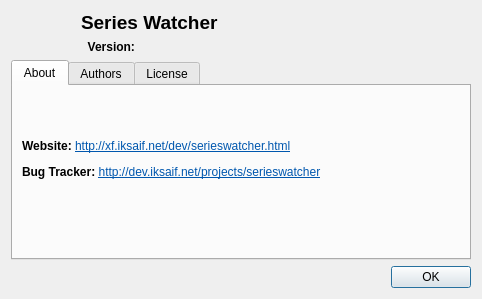
<?xml version="1.0" encoding="UTF-8"?>
<ui version="4.0">
 <class>AboutDialog</class>
 <widget class="QDialog" name="AboutDialog">
  <property name="geometry">
   <rect>
    <x>0</x>
    <y>0</y>
    <width>482</width>
    <height>299</height>
   </rect>
  </property>
  <property name="windowTitle">
   <string>About Series Watcher</string>
  </property>
  <layout class="QGridLayout" name="gridLayout">
   <item row="0" column="0" rowspan="2">
    <widget class="QLabel" name="iconLabel">
     <property name="sizePolicy">
      <sizepolicy hsizetype="Preferred" vsizetype="Fixed">
       <horstretch>0</horstretch>
       <verstretch>0</verstretch>
      </sizepolicy>
     </property>
     <property name="maximumSize">
      <size>
       <width>64</width>
       <height>64</height>
      </size>
     </property>
     <property name="text">
      <string/>
     </property>
     <property name="pixmap">
      <pixmap resource="serieswatcher.qrc">:/res/icon64.png</pixmap>
     </property>
    </widget>
   </item>
   <item row="0" column="1">
    <widget class="QLabel" name="titleLabel">
     <property name="font">
      <font>
       <pointsize>14</pointsize>
       <weight>75</weight>
       <bold>true</bold>
      </font>
     </property>
     <property name="text">
      <string>Series Watcher</string>
     </property>
    </widget>
   </item>
   <item row="1" column="1">
    <widget class="QLabel" name="versionLabel">
     <property name="font">
      <font>
       <weight>75</weight>
       <bold>true</bold>
      </font>
     </property>
     <property name="text">
      <string>  Version: </string>
     </property>
    </widget>
   </item>
   <item row="2" column="0" colspan="2">
    <widget class="QTabWidget" name="tabWidget">
     <property name="currentIndex">
      <number>0</number>
     </property>
     <widget class="QWidget" name="tabAbout">
      <attribute name="title">
       <string>About</string>
      </attribute>
      <layout class="QGridLayout" name="gridLayout_4">
       <item row="0" column="0">
        <widget class="QLabel" name="aboutLabel">
         <property name="text">
          <string>&lt;!DOCTYPE HTML PUBLIC &quot;-//W3C//DTD HTML 4.0//EN&quot; &quot;http://www.w3.org/TR/REC-html40/strict.dtd&quot;&gt;
&lt;html&gt;&lt;head&gt;&lt;meta name=&quot;qrichtext&quot; content=&quot;1&quot; /&gt;&lt;style type=&quot;text/css&quot;&gt;
p, li { white-space: pre-wrap; }
&lt;/style&gt;&lt;/head&gt;&lt;body style=&quot; font-family:'DejaVu Sans';  font-weight:400; font-style:normal;&quot;&gt;
&lt;p style=&quot; margin-top:0px; margin-bottom:0px; margin-left:0px; margin-right:0px; -qt-block-indent:0; text-indent:0px;&quot;&gt;&lt;span style=&quot; font-weight:600;&quot;&gt;Website:&lt;/span&gt; &lt;a href=&quot;http://xf.iksaif.net/dev/serieswatcher.html&quot;&gt;&lt;span style=&quot; text-decoration: underline; color:#0057ae;&quot;&gt;http://xf.iksaif.net/dev/serieswatcher.html&lt;/span&gt;&lt;/a&gt;&lt;/p&gt;
&lt;p style=&quot; margin-top:12px; margin-bottom:12px; margin-left:0px; margin-right:0px; -qt-block-indent:0; text-indent:0px;&quot;&gt;&lt;span style=&quot; font-weight:600;&quot;&gt;Bug Tracker: &lt;/span&gt;&lt;a href=&quot;http://dev.iksaif.net/projects/serieswatcher&quot;&gt;&lt;span style=&quot; text-decoration: underline; color:#0057ae;&quot;&gt;http://dev.iksaif.net/projects/serieswatcher&lt;/span&gt;&lt;/a&gt;&lt;/p&gt;
&lt;p style=&quot; margin-top:12px; margin-bottom:12px; margin-left:0px; margin-right:0px; -qt-block-indent:0; text-indent:0px;&quot;&gt;&lt;a href=&quot;https://www.paypal.com/cgi-bin/webscr?cmd=_donations&amp;amp;business=corentincj@iksaif.net&amp;amp;lc=US&amp;amp;item_name=Lugdulo'V&amp;amp;currency_code=EUR&amp;amp;bn=PP%2dDonationsBF%3abtn_donate_SM%2egif%3aNonHosted&quot;&gt;&lt;img src=&quot;:/res/paypal.png&quot; /&gt;&lt;/a&gt; &lt;a href=&quot;https://flattr.com/thing/75928/Serieswatcher&quot;&gt;&lt;img src=&quot;:/res/flattr.png&quot; /&gt;&lt;/a&gt;&lt;/p&gt;&lt;/body&gt;&lt;/html&gt;</string>
         </property>
         <property name="textFormat">
          <enum>Qt::RichText</enum>
         </property>
         <property name="openExternalLinks">
          <bool>true</bool>
         </property>
        </widget>
       </item>
      </layout>
     </widget>
     <widget class="QWidget" name="tabAuthors">
      <attribute name="title">
       <string>Authors</string>
      </attribute>
      <layout class="QGridLayout" name="gridLayout_3">
       <item row="0" column="0">
        <widget class="QTextBrowser" name="authorsBrowser">
         <property name="html">
          <string>&lt;!DOCTYPE HTML PUBLIC &quot;-//W3C//DTD HTML 4.0//EN&quot; &quot;http://www.w3.org/TR/REC-html40/strict.dtd&quot;&gt;
&lt;html&gt;&lt;head&gt;&lt;meta name=&quot;qrichtext&quot; content=&quot;1&quot; /&gt;&lt;style type=&quot;text/css&quot;&gt;
p, li { white-space: pre-wrap; }
&lt;/style&gt;&lt;/head&gt;&lt;body style=&quot; font-family:'DejaVu Sans'; font-size:9pt; font-weight:400; font-style:normal;&quot;&gt;
&lt;table border=&quot;0&quot; style=&quot;-qt-table-type: root; margin-top:4px; margin-bottom:4px; margin-left:4px; margin-right:4px;&quot;&gt;
&lt;tr&gt;
&lt;td style=&quot;border: none;&quot;&gt;
&lt;p style=&quot; margin-top:0px; margin-bottom:0px; margin-left:0px; margin-right:0px; -qt-block-indent:0; text-indent:0px;&quot;&gt;Copyright (C) 2010 Corentin Chary &amp;lt;corentin.chary@gmail.com&amp;gt;&lt;/p&gt;
&lt;p style=&quot;-qt-paragraph-type:empty; margin-top:0px; margin-bottom:0px; margin-left:0px; margin-right:0px; -qt-block-indent:0; text-indent:0px;&quot;&gt;&lt;/p&gt;
&lt;p style=&quot; margin-top:0px; margin-bottom:0px; margin-left:0px; margin-right:0px; -qt-block-indent:0; text-indent:0px;&quot;&gt;Default icons from &lt;a href=&quot;http://www.oxygen-icons.org/&quot;&gt;&lt;span style=&quot; text-decoration: underline; color:#0057ae;&quot;&gt;Oxygen Theme&lt;/span&gt;&lt;/a&gt;&lt;/p&gt;
&lt;p style=&quot;-qt-paragraph-type:empty; margin-top:0px; margin-bottom:0px; margin-left:0px; margin-right:0px; -qt-block-indent:0; text-indent:0px; text-decoration: underline; color:#0057ae;&quot;&gt;&lt;/p&gt;&lt;/td&gt;&lt;/tr&gt;&lt;/table&gt;&lt;/body&gt;&lt;/html&gt;</string>
         </property>
         <property name="openExternalLinks">
          <bool>true</bool>
         </property>
        </widget>
       </item>
      </layout>
     </widget>
     <widget class="QWidget" name="tabLicense">
      <attribute name="title">
       <string>License</string>
      </attribute>
      <layout class="QGridLayout" name="gridLayout_2">
       <item row="0" column="0">
        <widget class="QTextBrowser" name="licenceBrowser">
         <property name="html">
          <string>&lt;!DOCTYPE HTML PUBLIC &quot;-//W3C//DTD HTML 4.0//EN&quot; &quot;http://www.w3.org/TR/REC-html40/strict.dtd&quot;&gt;
&lt;html&gt;&lt;head&gt;&lt;meta name=&quot;qrichtext&quot; content=&quot;1&quot; /&gt;&lt;style type=&quot;text/css&quot;&gt;
p, li { white-space: pre-wrap; }
&lt;/style&gt;&lt;/head&gt;&lt;body style=&quot; font-family:'DejaVu Sans'; font-size:9pt; font-weight:400; font-style:normal;&quot;&gt;
&lt;table border=&quot;0&quot; style=&quot;-qt-table-type: root; margin-top:4px; margin-bottom:4px; margin-left:4px; margin-right:4px;&quot;&gt;
&lt;tr&gt;
&lt;td style=&quot;border: none;&quot;&gt;
&lt;p style=&quot; margin-top:0px; margin-bottom:0px; margin-left:0px; margin-right:0px; -qt-block-indent:0; text-indent:0px;&quot;&gt;This program is free software; you can redistribute it and/or modify&lt;/p&gt;
&lt;p style=&quot; margin-top:0px; margin-bottom:0px; margin-left:0px; margin-right:0px; -qt-block-indent:0; text-indent:0px;&quot;&gt;it under the terms of the GNU General Public License as published by&lt;/p&gt;
&lt;p style=&quot; margin-top:0px; margin-bottom:0px; margin-left:0px; margin-right:0px; -qt-block-indent:0; text-indent:0px;&quot;&gt;the Free Software Foundation; either version 2 of the License, or&lt;/p&gt;
&lt;p style=&quot; margin-top:0px; margin-bottom:0px; margin-left:0px; margin-right:0px; -qt-block-indent:0; text-indent:0px;&quot;&gt;(at your option) any later version.&lt;/p&gt;
&lt;p style=&quot;-qt-paragraph-type:empty; margin-top:0px; margin-bottom:0px; margin-left:0px; margin-right:0px; -qt-block-indent:0; text-indent:0px;&quot;&gt;&lt;/p&gt;
&lt;p style=&quot; margin-top:0px; margin-bottom:0px; margin-left:0px; margin-right:0px; -qt-block-indent:0; text-indent:0px;&quot;&gt;This program is distributed in the hope that it will be useful, but&lt;/p&gt;
&lt;p style=&quot; margin-top:0px; margin-bottom:0px; margin-left:0px; margin-right:0px; -qt-block-indent:0; text-indent:0px;&quot;&gt;WITHOUT ANY WARRANTY; without even the implied warranty of MERCHANTABILITY&lt;/p&gt;
&lt;p style=&quot; margin-top:0px; margin-bottom:0px; margin-left:0px; margin-right:0px; -qt-block-indent:0; text-indent:0px;&quot;&gt;or FITNESS FOR A PARTICULAR PURPOSE. See the GNU General Public License&lt;/p&gt;
&lt;p style=&quot; margin-top:0px; margin-bottom:0px; margin-left:0px; margin-right:0px; -qt-block-indent:0; text-indent:0px;&quot;&gt;for more details.&lt;/p&gt;
&lt;p style=&quot;-qt-paragraph-type:empty; margin-top:0px; margin-bottom:0px; margin-left:0px; margin-right:0px; -qt-block-indent:0; text-indent:0px;&quot;&gt;&lt;/p&gt;
&lt;p style=&quot; margin-top:0px; margin-bottom:0px; margin-left:0px; margin-right:0px; -qt-block-indent:0; text-indent:0px;&quot;&gt;You should have received a copy of the GNU General Public License along&lt;/p&gt;
&lt;p style=&quot; margin-top:0px; margin-bottom:0px; margin-left:0px; margin-right:0px; -qt-block-indent:0; text-indent:0px;&quot;&gt;with this program; if not, write to the Free Software Foundation, Inc.,&lt;/p&gt;
&lt;p style=&quot; margin-top:0px; margin-bottom:0px; margin-left:0px; margin-right:0px; -qt-block-indent:0; text-indent:0px;&quot;&gt;59 Temple Place, Suite 330, Boston, MA 02111-1307 USA&lt;/p&gt;&lt;/td&gt;&lt;/tr&gt;&lt;/table&gt;&lt;/body&gt;&lt;/html&gt;</string>
         </property>
        </widget>
       </item>
      </layout>
     </widget>
    </widget>
   </item>
   <item row="3" column="0" colspan="2">
    <widget class="QDialogButtonBox" name="buttonBox">
     <property name="orientation">
      <enum>Qt::Horizontal</enum>
     </property>
     <property name="standardButtons">
      <set>QDialogButtonBox::Ok</set>
     </property>
    </widget>
   </item>
  </layout>
 </widget>
 <resources>
  <include location="serieswatcher.qrc"/>
 </resources>
 <connections>
  <connection>
   <sender>buttonBox</sender>
   <signal>accepted()</signal>
   <receiver>AboutDialog</receiver>
   <slot>accept()</slot>
   <hints>
    <hint type="sourcelabel">
     <x>248</x>
     <y>254</y>
    </hint>
    <hint type="destinationlabel">
     <x>157</x>
     <y>274</y>
    </hint>
   </hints>
  </connection>
  <connection>
   <sender>buttonBox</sender>
   <signal>rejected()</signal>
   <receiver>AboutDialog</receiver>
   <slot>reject()</slot>
   <hints>
    <hint type="sourcelabel">
     <x>316</x>
     <y>260</y>
    </hint>
    <hint type="destinationlabel">
     <x>286</x>
     <y>274</y>
    </hint>
   </hints>
  </connection>
 </connections>
</ui>
